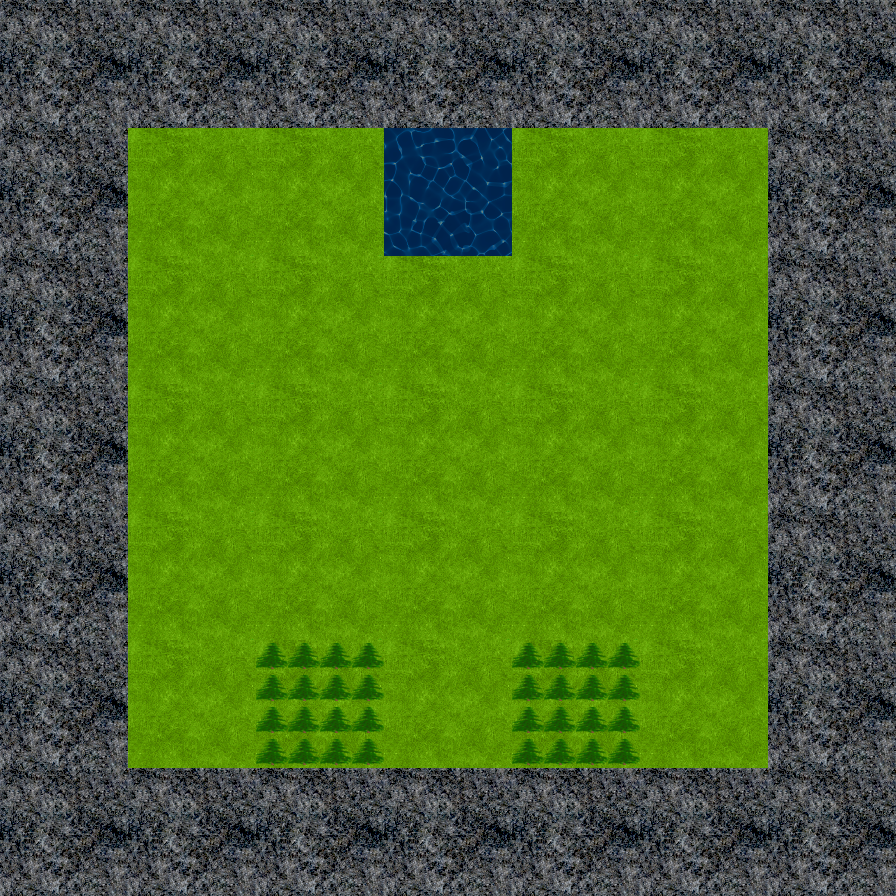

This game map was drawn from its Tiled (.tmx) file and the tilesets committed beside it. A one-line description and the full map source follow:
An orthogonal 7x7 tile map with 128x128 px tiles, 1 tile layer (Tile Layer 1).

<map version="1.0" tiledversion="1.1.5" orientation="orthogonal" renderorder="right-down" width="7" height="7" tilewidth="128" tileheight="128" infinite="0" nextobjectid="1">
 <tileset firstgid="0" source="../../tiles.tsx" />
 <layer name="Tile Layer 1" width="7" height="7">
  <data encoding="csv">
  6, 6, 6, 6, 6, 6, 6, 6, 3, 3, 2, 3, 3, 6, 6, 3, 3, 3, 3, 3, 6, 6, 3, 3, 3, 3, 3, 6, 6, 3, 3, 3, 3, 3, 6, 6, 3, 5, 3, 5, 3, 6, 6, 6, 6, 6, 6, 6, 6
</data>
 </layer>
</map>
